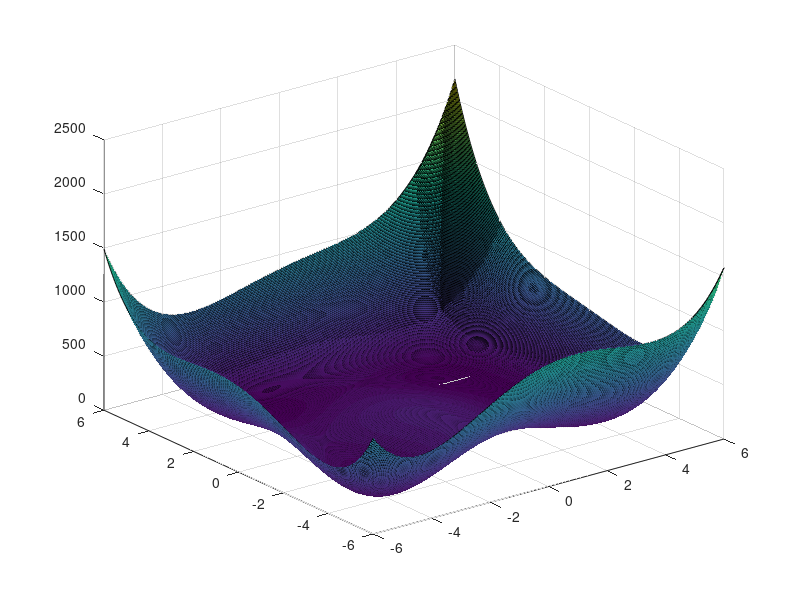

The MATLAB source for this figure:
function lista4_ex_4 ()
  clc;
  x0 = [2.5 ; 2.5];
  maxItr = 1000;
  tol = 1e-3;
  aN = 1; %  0,0001 <= alpha <= 10
  aG = 0.0001; % alphas diferentes pois o metodo do gradiente nao estava convergindo com alpha = 1, estava dando NaN

  [pontoOtimoN,iN,todosXN,todosYN] = metodoNewton(x0,aN,maxItr,tol)
  %prints...
  [pontoOtimoG,iG,todosXG,todosYG] = metodoGradiente(x0,aG,maxItr,tol) % notase que o metodo nao
   %prints...
   [todosZ,intervaloX,intervaloY] = superficie();
   surf(intervaloX,intervaloY,todosZ);









function vetY = f(vetx)

  x = vetx(1);
  y = vetx(2);

  vetY = (x.^2 + y - 11)^2 + (x + y.^2 - 7)^2;


endfunction

function gradiente = gf(vetx) %gradiente de f(x)

  x = vetx(1);
  y = vetx(2);

  gradiente = nan(2,1);
  gradiente(1) = 4*x^3 + 2*y^2 + 4*x*y - 42*x - 14 ; %vetor coluna com as derivadas parciais
  gradiente(2) = 4*y^3 + 2*x^2 + 4*x*y - 26*y -22 ;


endfunction

function haussiana = H(vetx)

  x = vetx(1);
  y = vetx(2);

  haussiana = nan(2,2);

  haussiana(1,1) = 12*x^2 + 4*y - 42;
  haussiana(1,2) = 4*x + 4*y;
  haussiana(2,1) = 4*y + 4*x;
  haussiana(2,2) = 12*y^2 + 4*x -26;

endfunction

function [ pontoOtimoN, iN, todosXN, todosYN] = metodoNewton(x0,a,maxItr,tol)

  todosXN = nan(maxItr+1, length(x0));
  todosYN = nan(maxItr+1, 1);
  todosXN(1,:) = x0;
  todosYN(1) = f(x0);

  for iN = 1:maxItr
    x1 = x0 - a*(H(x0)\gf(x0));
    todosXN(iN+1, :) = x1;
    todosYN(iN+1) = f(x1);

    if max(abs(x1-x0)) <= tol
      x0 = x1;
      break
    endif
    x0 = x1;
  endfor

  todosXN = todosXN(1:iN+1, : ); %truncando o vetor
  todosYN = todosYN(1:iN+1);
  pontoOtimoN = x0;
 endfunction

function [ pontoOtimoG, iG, todosXG, todosYG] = metodoGradiente(x0,a,maxItr,tol)

  todosXG = nan(maxItr+1, length(x0));
  todosYG = nan(maxItr+1, 1);
  todosXG(1,:) = x0;
  todosYG(1) = f(x0);

  for iG = 1:maxItr
    x1 = x0 - a*gf(x0);
    todosXG(iG+1, :) = x1;
    todosYG(iG+1) = f(x1);

    if max(abs(x1-x0)) <= tol
      x0 = x1;
      break
    endif
    x0 = x1;
  endfor

  todosXG = todosXG(1:iG+1, : );
  todosYG = todosYG(1:iG+1);
  pontoOtimoG = x0;
 endfunction

function [todosZ,intervaloX,intervaloY] = superficie() %funcao para preencher a matriz Z que vai ser a superficie do grafico 3D
  intervaloX = linspace(-6,6,500);
  intervaloY = linspace(-6,6,500);

  todosZ = nan(length(intervaloY),length(intervaloX));

  for i = 1:length(intervaloX)
    for j = 1:length(intervaloY)
        todosZ(j,i) = f([intervaloX(i);intervaloY(j)]); %preenchimento da matriz Z com o valor da funcao para cada intervalo de x e y, (j,i) pq o octave preenche linha por coluna
    endfor
  endfor

endfunction













endfunction
